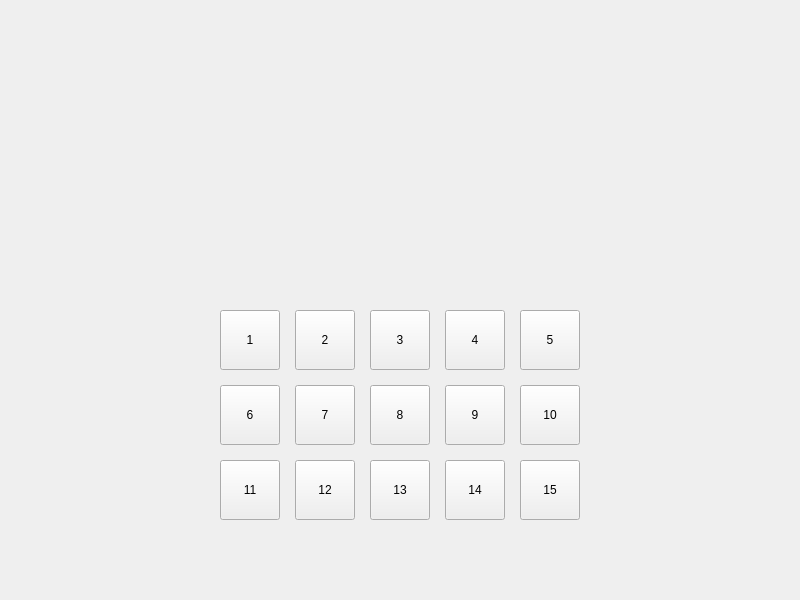
<?xml version="1.0" encoding="UTF-8"?>
<ui version="4.0">
 <class>ChooseLevel</class>
 <widget class="QWidget" name="ChooseLevel">
  <property name="geometry">
   <rect>
    <x>0</x>
    <y>0</y>
    <width>800</width>
    <height>600</height>
   </rect>
  </property>
  <property name="windowTitle">
   <string>Form</string>
  </property>
  <widget class="QWidget" name="layoutWidget">
   <property name="geometry">
    <rect>
     <x>220</x>
     <y>310</y>
     <width>362</width>
     <height>212</height>
    </rect>
   </property>
   <layout class="QGridLayout" name="gridLayout">
    <property name="spacing">
     <number>15</number>
    </property>
    <item row="1" column="1">
     <widget class="QPushButton" name="level07">
      <property name="minimumSize">
       <size>
        <width>60</width>
        <height>60</height>
       </size>
      </property>
      <property name="maximumSize">
       <size>
        <width>60</width>
        <height>60</height>
       </size>
      </property>
      <property name="text">
       <string>7</string>
      </property>
     </widget>
    </item>
    <item row="0" column="1">
     <widget class="QPushButton" name="level02">
      <property name="minimumSize">
       <size>
        <width>60</width>
        <height>60</height>
       </size>
      </property>
      <property name="maximumSize">
       <size>
        <width>60</width>
        <height>60</height>
       </size>
      </property>
      <property name="text">
       <string>2</string>
      </property>
     </widget>
    </item>
    <item row="0" column="0">
     <widget class="QPushButton" name="level01">
      <property name="minimumSize">
       <size>
        <width>60</width>
        <height>60</height>
       </size>
      </property>
      <property name="maximumSize">
       <size>
        <width>60</width>
        <height>60</height>
       </size>
      </property>
      <property name="text">
       <string>1</string>
      </property>
     </widget>
    </item>
    <item row="1" column="3">
     <widget class="QPushButton" name="level09">
      <property name="minimumSize">
       <size>
        <width>60</width>
        <height>60</height>
       </size>
      </property>
      <property name="maximumSize">
       <size>
        <width>60</width>
        <height>60</height>
       </size>
      </property>
      <property name="text">
       <string>9</string>
      </property>
     </widget>
    </item>
    <item row="0" column="3">
     <widget class="QPushButton" name="level04">
      <property name="minimumSize">
       <size>
        <width>60</width>
        <height>60</height>
       </size>
      </property>
      <property name="maximumSize">
       <size>
        <width>60</width>
        <height>60</height>
       </size>
      </property>
      <property name="text">
       <string>4</string>
      </property>
     </widget>
    </item>
    <item row="1" column="2">
     <widget class="QPushButton" name="level08">
      <property name="minimumSize">
       <size>
        <width>60</width>
        <height>60</height>
       </size>
      </property>
      <property name="maximumSize">
       <size>
        <width>60</width>
        <height>60</height>
       </size>
      </property>
      <property name="text">
       <string>8</string>
      </property>
     </widget>
    </item>
    <item row="0" column="4">
     <widget class="QPushButton" name="level05">
      <property name="minimumSize">
       <size>
        <width>60</width>
        <height>60</height>
       </size>
      </property>
      <property name="maximumSize">
       <size>
        <width>60</width>
        <height>60</height>
       </size>
      </property>
      <property name="text">
       <string>5</string>
      </property>
     </widget>
    </item>
    <item row="1" column="0">
     <widget class="QPushButton" name="level06">
      <property name="minimumSize">
       <size>
        <width>60</width>
        <height>60</height>
       </size>
      </property>
      <property name="maximumSize">
       <size>
        <width>60</width>
        <height>60</height>
       </size>
      </property>
      <property name="text">
       <string>6</string>
      </property>
     </widget>
    </item>
    <item row="0" column="2">
     <widget class="QPushButton" name="level03">
      <property name="minimumSize">
       <size>
        <width>60</width>
        <height>60</height>
       </size>
      </property>
      <property name="maximumSize">
       <size>
        <width>60</width>
        <height>60</height>
       </size>
      </property>
      <property name="text">
       <string>3</string>
      </property>
     </widget>
    </item>
    <item row="1" column="4">
     <widget class="QPushButton" name="level10">
      <property name="minimumSize">
       <size>
        <width>60</width>
        <height>60</height>
       </size>
      </property>
      <property name="maximumSize">
       <size>
        <width>60</width>
        <height>60</height>
       </size>
      </property>
      <property name="text">
       <string>10</string>
      </property>
     </widget>
    </item>
    <item row="2" column="2">
     <widget class="QPushButton" name="level13">
      <property name="minimumSize">
       <size>
        <width>60</width>
        <height>60</height>
       </size>
      </property>
      <property name="maximumSize">
       <size>
        <width>60</width>
        <height>60</height>
       </size>
      </property>
      <property name="text">
       <string>13</string>
      </property>
     </widget>
    </item>
    <item row="2" column="3">
     <widget class="QPushButton" name="level14">
      <property name="minimumSize">
       <size>
        <width>60</width>
        <height>60</height>
       </size>
      </property>
      <property name="maximumSize">
       <size>
        <width>60</width>
        <height>60</height>
       </size>
      </property>
      <property name="text">
       <string>14</string>
      </property>
     </widget>
    </item>
    <item row="2" column="4">
     <widget class="QPushButton" name="level15">
      <property name="minimumSize">
       <size>
        <width>60</width>
        <height>60</height>
       </size>
      </property>
      <property name="maximumSize">
       <size>
        <width>60</width>
        <height>60</height>
       </size>
      </property>
      <property name="text">
       <string>15</string>
      </property>
     </widget>
    </item>
    <item row="2" column="1">
     <widget class="QPushButton" name="level12">
      <property name="minimumSize">
       <size>
        <width>60</width>
        <height>60</height>
       </size>
      </property>
      <property name="maximumSize">
       <size>
        <width>60</width>
        <height>60</height>
       </size>
      </property>
      <property name="text">
       <string>12</string>
      </property>
     </widget>
    </item>
    <item row="2" column="0">
     <widget class="QPushButton" name="level11">
      <property name="minimumSize">
       <size>
        <width>60</width>
        <height>60</height>
       </size>
      </property>
      <property name="maximumSize">
       <size>
        <width>60</width>
        <height>60</height>
       </size>
      </property>
      <property name="text">
       <string>11</string>
      </property>
     </widget>
    </item>
   </layout>
  </widget>
 </widget>
 <resources/>
 <connections/>
</ui>
